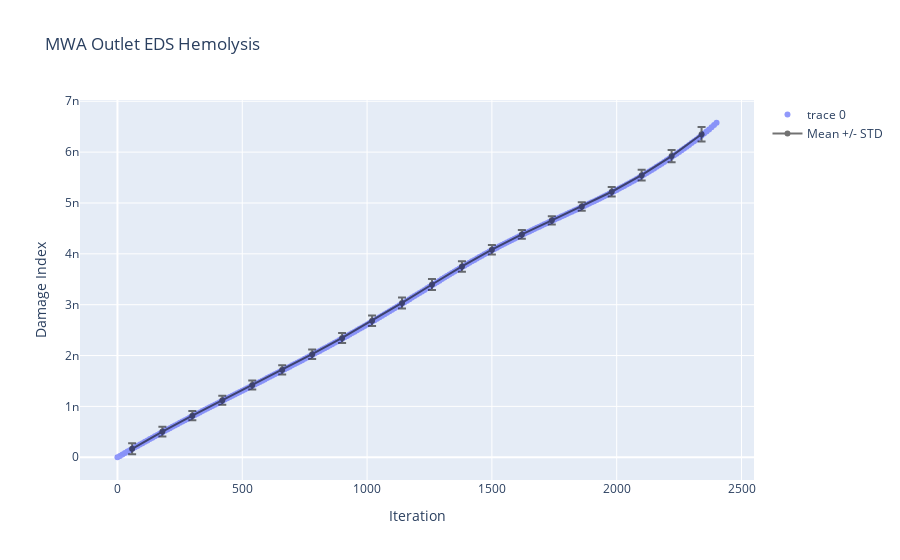

Notebook code cell kept with this figure:
### Code cell
fig = go.Figure()
fig.add_trace(go.Scatter(x=residual_df['Time_Step'],
                         y=residual_df['eds-hemolysis'],
                         mode='markers',
                         opacity=scatter_opacity,))
fig.add_trace(go.Scatter(x=bin_df['bin_centres'],
                         y=bin_df['eds-hemolysis_bin_mean'],
                         mode='markers+lines',
                         name='Mean +/- STD',
                         line=dict(color='black'),
                         opacity=.55,
                         error_y_array=bin_df['eds-hemolysis_std'],
                         showlegend=True))
fig.update_layout(
    title="MWA Outlet EDS Hemolysis",
    xaxis_title="Iteration",
    yaxis_title="Damage Index",
    legend_title=None)
fig.show()

### Figure 1 — Plotly figure (JSON) as saved in the notebook; plotly's stock layout.template omitted (floating-point values rounded to 4 significant figures; data arrays with more than 128 entries replaced by an {"elided": "..."} marker saying what was removed)
{"data": [{"mode": "markers", "opacity": 0.7, "type": "scatter", "x": {"elided": "241 float values"}, "y": {"elided": "241 float values"}}, {"error_y": {"array": [1.077e-10, 9.567e-11, 9.229e-11, 9.025e-11, 8.946e-11, 9.069e-11, 9.388e-11, 9.859e-11, 1.035e-10, 1.08e-10, 1.091e-10, 1.034e-10, 9.443e-11, 8.594e-11, 8.164e-11, 8.319e-11, 9.14e-11, 1.052e-10, 1.195e-10, 1.425e-10]}, "line": {"color": "black"}, "mode": "markers+lines", "name": "Mean +/- STD", "opacity": 0.55, "showlegend": true, "type": "scatter", "x": [58.8, 180.0, 300.0, 420.0, 540.0, 660.0, 780.0, 900.0, 1020.0, 1140.0, 1260.0, 1380.0, 1500.0, 1620.0, 1740.0, 1860.0, 1980.0, 2100.0, 2220.0, 2340.0], "y": [1.661e-10, 5.05e-10, 8.174e-10, 1.121e-09, 1.419e-09, 1.719e-09, 2.026e-09, 2.346e-09, 2.682e-09, 3.034e-09, 3.397e-09, 3.752e-09, 4.082e-09, 4.381e-09, 4.659e-09, 4.932e-09, 5.221e-09, 5.546e-09, 5.922e-09, 6.351e-09]}], "layout": {"legend": {"title": {}}, "title": {"text": "MWA Outlet EDS Hemolysis"}, "xaxis": {"title": {"text": "Iteration"}}, "yaxis": {"title": {"text": "Damage Index"}}}}
